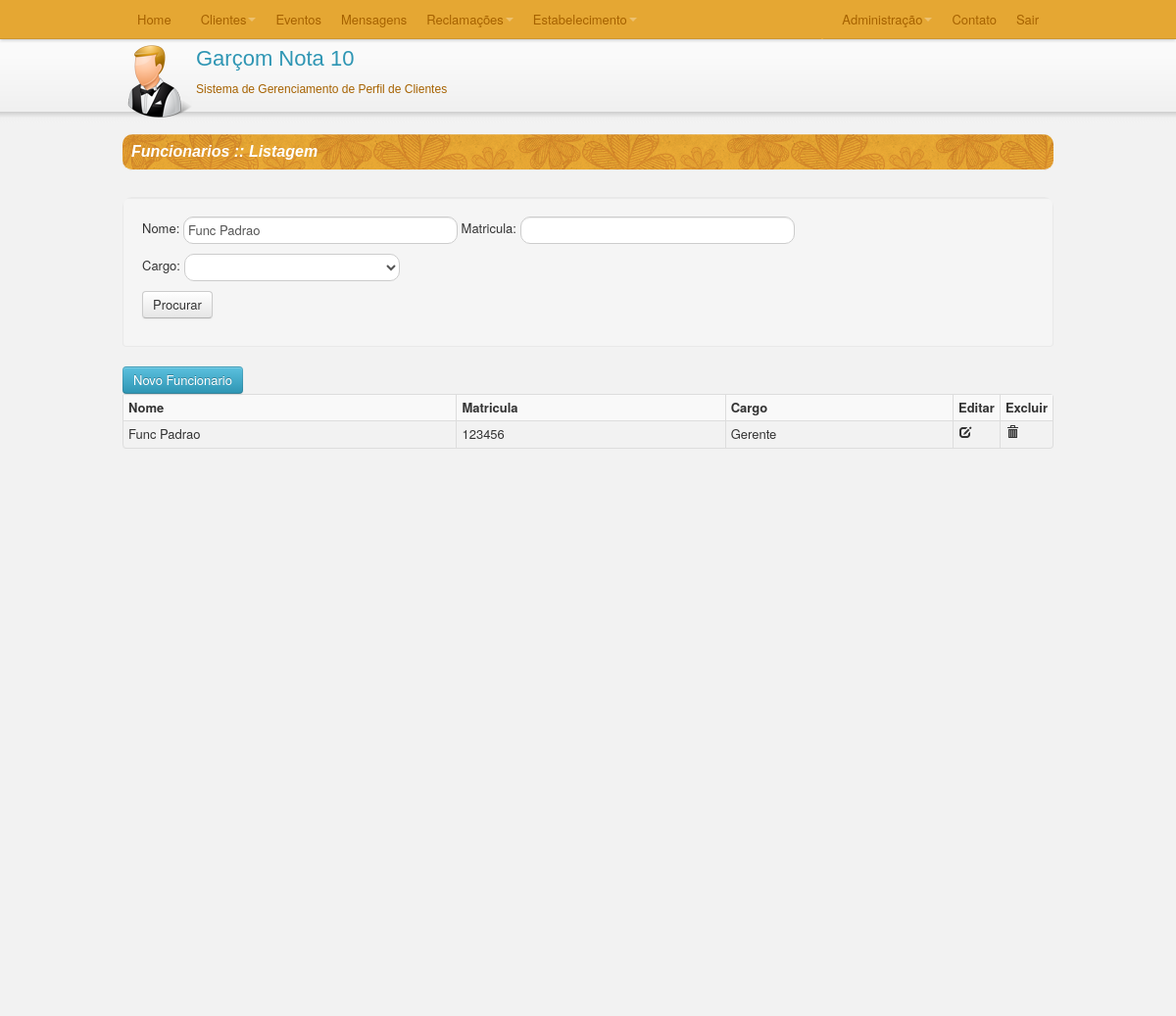
The app's page /TCC/C/listaFuncionarios.php?nomeFuncionario=Func Padrao with its own data.
### TCC/C/listaFuncionarios.php (called while the page is built, shortened)
<?php
require_once("SmartyConf.php");
require_once("../M/classes/Funcionario.class.php");
require_once("../M/dao/FuncionarioDAO.class.php");
require_once("../M/classes/Cargo.class.php");
require_once("../M/dao/CargoDAO.class.php");
$con = new Conexao();
$DAO = new FuncionarioDAO($con->getConexao());
$cargoDAO = new CargoDAO($con->getConexao());
if(isset($_REQUEST['nomeFuncionario'])){
    $nome = $_REQUEST['nomeFuncionario'];
    $smarty->assign("nomeFuncionario",$nome);
}else{
    $nome = "";
}
if(isset($_REQUEST['matriculaFuncionario'])){
    $matricula = $_REQUEST['matriculaFuncionario'];
    $smarty->assign("matriculaFuncionario",$matricula);
}else{
    $matricula = "";
}
if(isset($_REQUEST['idcargo'])){
    $cargo = $_REQUEST['idcargo'];
    $smarty->assign("idcargo",$cargo);
}else{
    $cargo = "";
}
$funcionarios = $DAO->getFuncionarios_Filtro($nome,$matricula,$cargo);
$total = count($funcionarios);
$cargos = $cargoDAO->getCargos();
$smarty->assign("ret",$_REQUEST['ret']);
$smarty->assign("totalFuncionarios",$total);
$smarty->assign("funcionarios",$funcionarios);
$smarty->assign("cargos",$cargos);
$smarty->display("listaFuncionario.html");

### TCC/M/dao/FuncionarioDAO.class.php (called while the page is built, shortened)
<?php
class FuncionarioDAO {
    private $conexao;
    function __construct($conexao) {
        $this->conexao = $conexao;
    }
    function getFuncionarios_Filtro($func_nome, $func_matricula, $car_id){
        $sql = " SELECT
                    f.func_id
                    , f.func_nome
                    , f.func_matricula
                    , f.car_id
                    , c.car_descricao
                 FROM funcionario f
                 INNER JOIN cargo c ON f.car_id = c.car_id
                 WHERE 1 ";
        if(isset($func_nome) and $func_nome != "") {
            $sql.=  " AND f.func_nome like '%$func_nome%'";
        }
        $sql.= " ORDER BY f.func_nome ";
        $funcionarios = array();
        $query = mysql_query($sql,$this->conexao);
        while($rows = mysql_fetch_array($query)) {
            $funcionario = new Funcionario;
            $funcionario->setFuncionario_ID($rows['func_id']);
            $funcionario->setFuncionario_Nome($rows['func_nome']);
            $funcionario->setFuncionario_Matricula($rows['func_matricula']);
            $funcionario->setCargo_ID($rows['car_id']);
            $funcionario->setCargo_Descricao($rows['car_descricao']);
            $funcionarios[] = $funcionario;
        }
        return $funcionarios;
    }
}
?>

### TCC/M/classes/Cargo.class.php (called while the page is built, shortened)
<?php
class Cargo {
    private $car_id, $car_descricao;
    public function getCargo_ID() {
        return $this->car_id;
    }
    public function setCargo_ID($car_id) {
        $this->car_id = $car_id;
    }
}
?>

### TCC/M/dao/CargoDAO.class.php (called while the page is built, shortened)
<?php
class CargoDAO {
    private $conexao;
    function __construct($conexao) {
        $this->conexao = $conexao;
    }
    function getCargos(){
        $sql = "SELECT
					car_id
					,car_descricao
				FROM cargo
				ORDER BY car_descricao";
        $cargos = array();
        $query = mysql_query($sql,$this->conexao);
        while($rows = mysql_fetch_array($query)) {
            $cargo = new Cargo;
            $cargo->setCargo_ID($rows['car_id']);
            $cargo->setCargo_Descricao($rows['car_descricao']);
            $cargos[] = $cargo;
        }
        return $cargos;
    }
}
?>

### TCC/M/classes/Funcionario.class.php (called while the page is built, shortened)
<?php
class Funcionario {
    private $func_id, $func_nome, $func_matricula, $car_id, $car_descricao;
    public function getFuncionario_ID(){
        return $this->func_id;
    }
    public function getFuncionario_Nome() {
        return $this->func_nome;
    }
    public function getFuncionario_Matricula() {
        return $this->func_matricula;
    }
    public function getCargo_Descricao() {
        return $this->car_descricao;
    }
    public function setFuncionario_ID($func_id) {
        $this->func_id = $func_id;
    }
    public function setFuncionario_Nome($func_nome) {
        $this->func_nome = $func_nome;
    }
    public function setFuncionario_Matricula($func_matricula) {
        $this->func_matricula = $func_matricula;
    }
    public function setCargo_Descricao($car_descricao) {
        $this->car_descricao = $car_descricao;
    }
}
?>

### TCC/V/smarty/templates_c/%%2F^2F1^2F1AD391%%listaFuncionario.html.php (the view, shortened to what this page needs)
 <?php $_smarty_tpl_vars = $this->_tpl_vars;
$this->_tpl_vars = $_smarty_tpl_vars;
 ?>
<html>
    <?php echo '
    <head>
        <title>Funcionarios</title>
        <meta http-equiv="Content-Type" content="text/html; charset=UTF-8">
        <link rel="stylesheet" type="text/css" href="../V/css/bootstrap.css">
        <link rel="stylesheet" type="text/css" href="../V/css/bootstrap.min.css">
        <link rel="stylesheet" type="text/css" href="../V/css/processo.css">
        <script type="text/javascript" language="JavaScript" src="../V/js/bootstrap.js"></script>
        <script type="text/javascript" >
            $(function(){
                $("[rel=tooltip]").tooltip();
            });
           function abreNovo(){
               window.location.href="cadFuncionario.php";
           }
           function editar(idFuncionario){
             window.location.href="cadFuncionario.php?idFuncionario="+idFuncionario;
           }
           function enviar(){
               $("#formFuncionario").submit();
           }
           function excluir(idFuncionario){
               if(confirm("Deseja realmente Excluir?")){
                   location.href="excluirFuncionario.php?idFuncionario="+idFuncionario;
               }else{
                   return false;
               }
           }
        </script>
    </head>
    '; ?>
    <body>
        <div id="conteudo" <?php if ($this->_tpl_vars['totalFuncionarios'] > 10): ?> style='height:100%;' <?php endif; ?>>
            <div class="container1">
                    <fieldset id="tabelaCadastro">
                        <legend id="textoNavegacao">&nbsp;&nbsp;Funcionarios :: Listagem</legend>
                        <form class="well form-search" name="formFuncionario" id="formFuncionario" method="POST" action="listaFuncionarios.php">
                                <div class="control-group">
                                    <div class="controls" style="margin-bottom:10px;">
                                        <label for="nomeFuncionario" class="control-label" >Nome:</label>
                                        <input type="text" id="nomeFuncionario" name="nomeFuncionario" class="input-xlarge arrendondaInputSelect" value="<?php echo $this->_tpl_vars['nomeFuncionario']; ?>
">
                                        <label for="matriculaFuncionario" class="control-label" >Matricula:</label>
                                        <input type="text" id="matriculaFuncionario" name="matriculaFuncionario" class="input-xlarge arrendondaInputSelect" value="<?php echo $this->_tpl_vars['matriculaFuncionario']; ?>
">
                                    </div>
                                    <div class="controls" style="margin-bottom:10px;">
                                        <label for="idcargo" class="control-label" >Cargo:</label>
                                        <select id="idcargo" name="idcargo" class="arrendondaInputSelect">
                                           <option value=""></option>
                                            <?php $_from = $this->_tpl_vars['cargos']; if (!is_array($_from) && !is_object($_from)) { settype($_from, 'array'); }if (count($_from)):
    foreach ($_from as $this->_tpl_vars['cargo']):
?>
                                            <option value="<?php echo $this->_tpl_vars['cargo']->getCargo_ID(); ?>
" <?php if ($this->_tpl_vars['cargo']->getCargo_ID() == $this->_tpl_vars['idcargo']): ?> selected='selected' <?php endif; ?> ><?php echo $this->_tpl_vars['cargo']->getCargo_Descricao(); ?>
</option>
                                            <?php endforeach; endif; unset($_from); ?>
                                        </select>
                                    </div>
                                    <div>
                                        <button type="submit" onclick="enviar();" class="btn">Procurar</button>
                                    </div>
                                </div>
                           </form>
                    </fieldset>
                    <button onclick="return abreNovo();" class="btn btn-info">Novo Funcionario</button>
                    <div class="grid">
                          <table class="table table-striped table-bordered table-condensed">
                              <tr>
                                  <th>Nome</th>
                                  <th>Matricula</th>
                                  <th>Cargo</th>
                                  <th class=tdBotao>Editar</th>
                                  <th class=tdBotao>Excluir</th>
                              </tr>
                              <?php $_from = $this->_tpl_vars['funcionarios']; if (!is_array($_from) && !is_object($_from)) { settype($_from, 'array'); }if (count($_from)):
    foreach ($_from as $this->_tpl_vars['funcionario']):
?>
                              <tr>
                                  <td><?php echo $this->_tpl_vars['funcionario']->getFuncionario_Nome(); ?>
</td>
                                  <td><?php echo $this->_tpl_vars['funcionario']->getFuncionario_Matricula(); ?>
</td>
                                  <td><?php echo $this->_tpl_vars['funcionario']->getCargo_Descricao(); ?>
</td>
                                  <td><a href="#" rel="tooltip" onclick="return editar('<?php echo $this->_tpl_vars['funcionario']->getFuncionario_ID(); ?>
');"  title="Clique para Editar este Funcionario"><i class="icon-edit"></i></a></td>
                                  <td><a href="#" rel="tooltip" onclick="return excluir('<?php echo $this->_tpl_vars['funcionario']->getFuncionario_ID(); ?>
');" title="Clique para Excluir este Funcionario"><i class="icon-trash"></i></a></td>
                              </tr>
                              <?php endforeach; endif; unset($_from); ?>
                          </table>
                    </div>
            </div>
       </div>
    </body>
</html>

### TCC/V/css/processo.css (style rules this page uses)
#textoNavegacao { font-family:Arial; font-style: italic; font-size:16px; font-weight:bold; background-color:#E5A533; background:url('../img/bgTopo2.png') top left repeat-x; color:white; width: 950px; -moz-border-radius: 10px; -webkit-border-radius: 10px; border-radius: 10px; }
#tabelaCadastro { width: 950px; overflow: auto; -moz-border-radius: 10px; -webkit-border-radius: 10px; border-radius: 10px; }
.arrendondaInputSelect { -moz-border-radius: 10px; -webkit-border-radius: 10px; border-radius: 10px; }
* { margin:0; padding:0; }
.container1 { width:950px; margin:0 auto;height:100%; }
#conteudo { background:#f2f2f2;height:900px; }
.tdBotao { width: 10px; }

### records on screen
funcionario: nomeFuncionario "Func Padrao", func_nome "Func Padrao", func_matricula "123456", car.car_descricao "Gerente"
